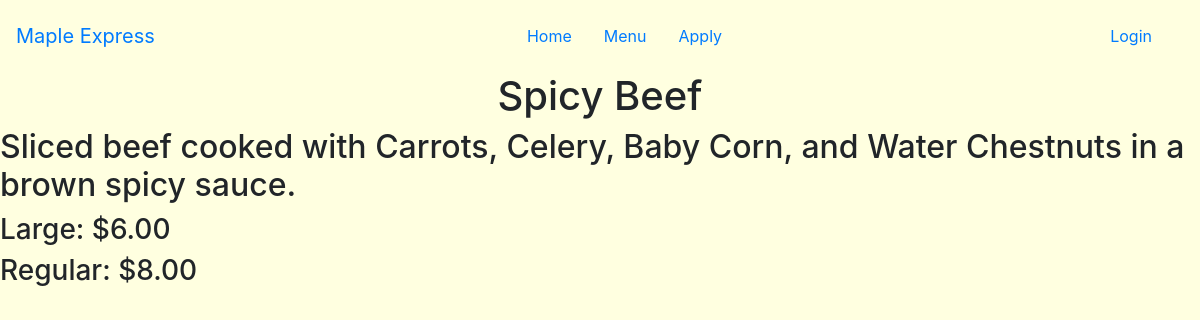
The app's page /beef_menu/3, older data.
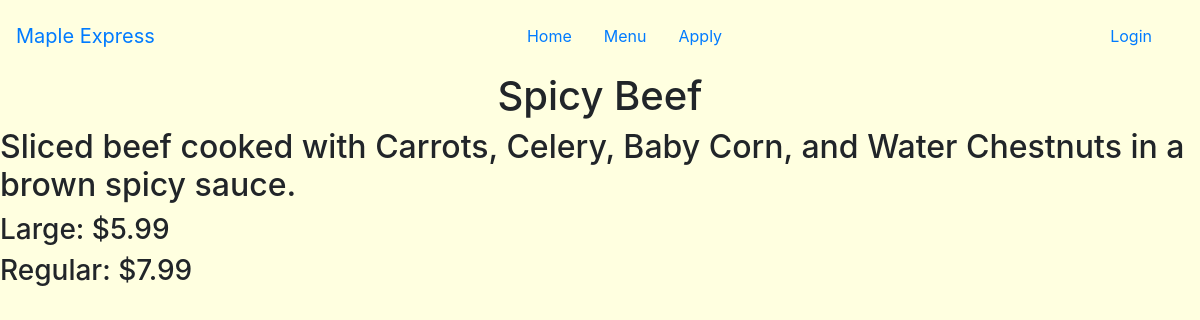
The same page, newer data.
### maple/models.py (models this page shows, shortened)
class Beef(models.Model):
    name = models.CharField(max_length=200)
    description = models.CharField(max_length=500)
    large = models.DecimalField(decimal_places=2, max_digits=4)
    regular = models.DecimalField(decimal_places=2, max_digits=4)
    image = models.ImageField(upload_to='images', default="https://www.takeoutlist.com/assets/images/food_default.png")

### maple/views.py (the view)
# urls.py: path('beef_menu/<int:beef_id>', views.beef_detail, name="beef_detail"),
def beef_detail(request, beef_id):
    item = Beef.objects.get(pk=beef_id)
    return render(request, 'maple/menu_detail.html', {'menu': item})

### maple/templates/maple/menu_detail.html (shortened to what this page needs)
{% extends 'maple/base.html' %}
{% block body %}
    <h1>{{ menu.name }}</h1>
    <h2>{{ menu.description }}</h2>
    <h3>Large: ${{ menu.large }}</h3>
    <h3>Regular: ${{ menu.regular }}</h3>
{% endblock %}

### maple/templates/maple/base.html (shortened to what this page needs)
{% load static %}
<!doctype html>
<html lang="en">
<head>
    <link rel="stylesheet" href="https://stackpath.bootstrapcdn.com/bootstrap/4.5.2/css/bootstrap.min.css">
    <link rel="stylesheet" href="{% static 'maple/style.css' %}">
</head>
<body>
<nav class="navbar">
    <a href="{% url 'maple:index' %}" class="navbar-brand">Maple Express</a>
    <div class="navbar">
        <a href="{% url 'maple:index' %}" class="nav-item nav-link">Home</a>
        <a href="{% url 'maple:menu_list' %}" class="nav-item nav-link">Menu</a>
        <a href="{% url 'maple:accept' %}" class="nav-item nav-link">Apply</a>
    </div>
    <div class="navbar">
        {% if user.is_authenticated %}
            <a href="{% url 'maple:create_item' %}" class="nav-item nav-link">Add Item</a>
            <a href="{% url 'maple:create_side' %}" class="nav-item nav-link">Add Side</a>
            <a href="{% url 'maple:create_chicken' %}" class="nav-item nav-link">Add Chicken</a>
            <a href="{% url 'maple:create_beef' %}" class="nav-item nav-link">Add Beef</a>
            <a href="{%  url 'profile' %}" class="nav-item nav-link">Profile</a>
            <a href="{%  url 'logout' %}" class="nav-item nav-link">Logout</a>
        {% else %}
            <a href="{%  url 'login' %}" class="nav-item nav-link">Login</a>
        {% endif %}
    </div>
</nav>
{% block body %}
{% endblock %}
</body>
</html>

### maple/static/maple/style.css (style rules this page uses)
body { background: #FFFFE0 !important; }
h1 { text-align: center; }

Row changes from the older to the newer data that the page shows:
changed Beef "Spicy Beef": large "6.00" → "5.99"; regular "8.00" → "7.99"
